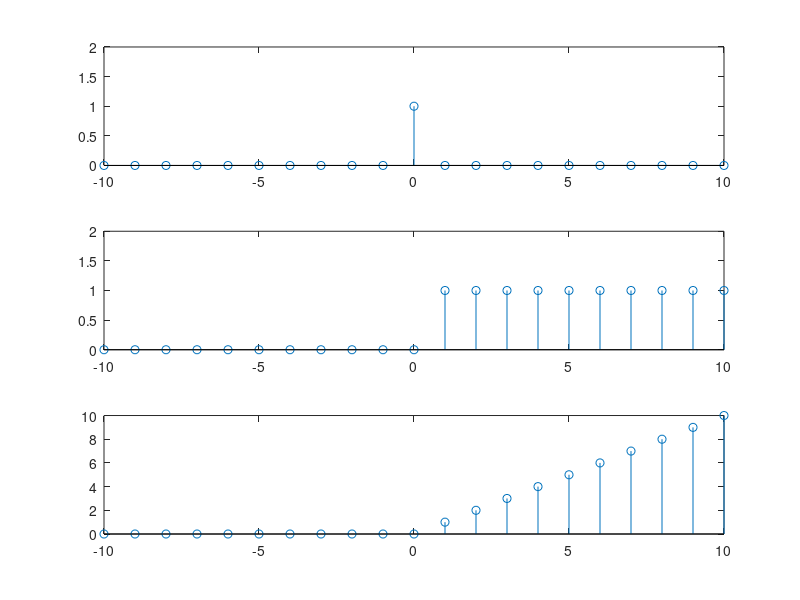

Here is the MATLAB script that generated this plot:
% Unit impulse function
x=-10:10;
y=[zeros(1,10),1,zeros(1,10)];
subplot(3,1,1);
stem(x,y);
axis([-10 10 0 2]);

%Unit step function
l=-10:10;
m=[zeros(1,11),ones(1,10)];
subplot(3,1,2);
stem(l,m);
axis([-10 10 0 2]);

%unit ramp function
i=-10:10;
j=[zeros(1,11),1:10];
subplot(3,1,3);
stem(i,j);